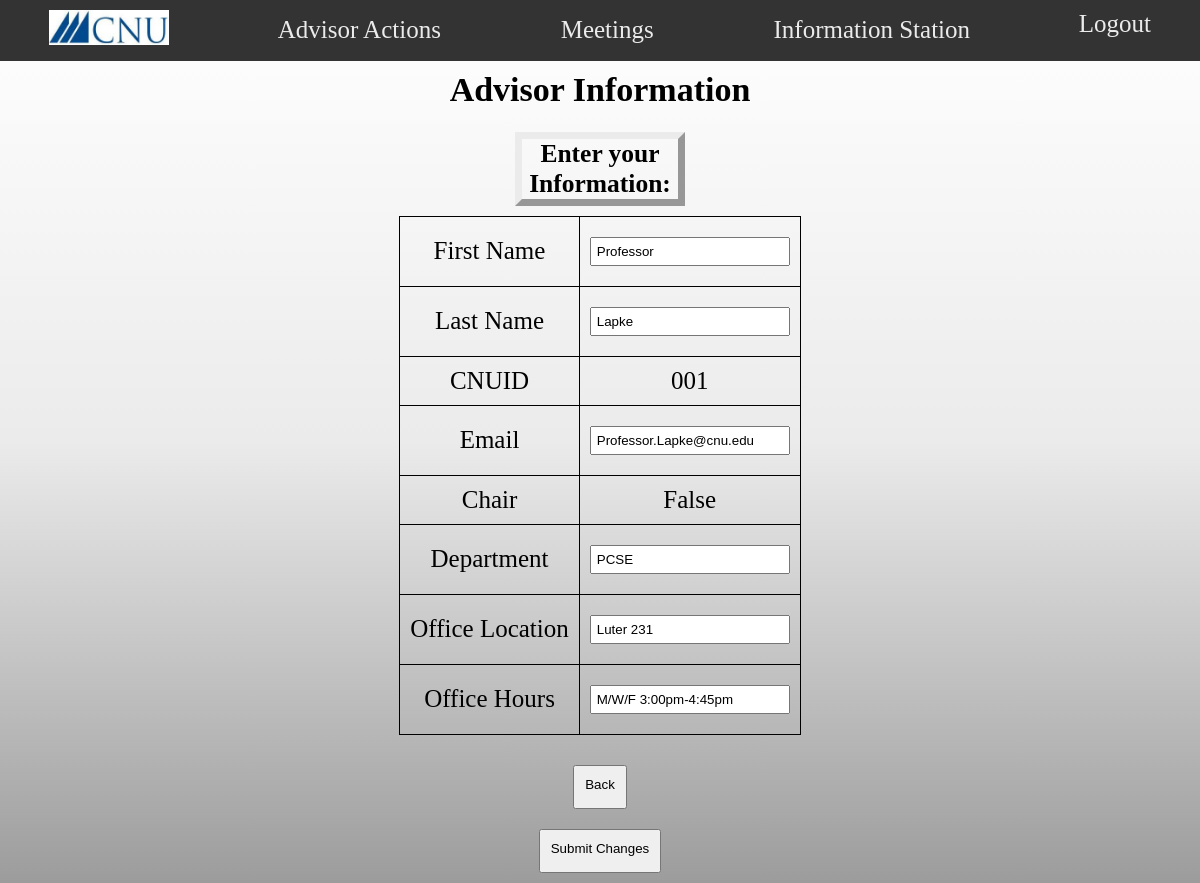
Screenshot of /webroot/advisor/advisor_info_edit.php (signed in) with the database file from the repository.
### tables this page shows
CREATE TABLE `advisor` (
  `Advisor_ID` varchar(11) NOT NULL,
  `Password` varchar(64) DEFAULT NULL,
  `First_Name` varchar(16) DEFAULT NULL,
  `Last_Name` varchar(16) DEFAULT NULL,
  `EmailAddress` varchar(32) DEFAULT NULL,
  `Role` varchar(32) DEFAULT 'unverifiedadvisor',
  `IsChair` tinyint(1) DEFAULT '0',
  `Department` varchar(45) DEFAULT NULL,
  `Office` varchar(15) DEFAULT NULL,
  `OfficeHours` varchar(300) DEFAULT NULL,
  PRIMARY KEY (`Advisor_ID`)
);

### webroot/advisor/advisor_info_edit.php (the view, shortened to what this page needs)
<?php
include "advisor_header.php";
$query = "SELECT * FROM advisor WHERE Advisor_ID = '$id'";
$result = mysqli_query($link, $query);
$advisorinfo = mysqli_fetch_assoc($result);
?>
<div class="wrapper">
    <h1>Advisor Information</h1>
    <h2>Enter your Information:</h2>
    <form action="<?php echo htmlspecialchars($_SERVER["PHP_SELF"]); ?>" method="post">
        <table style='font-size:25px'>
            <tr>
                <td>First Name</td>
                <td>
                    <input type="text" name="First_Name" value="<?php echo $advisorinfo["First_Name"]; ?>">
                </td>
            </tr>
            <tr>
                <td>Last Name</td>
                <td>
                    <input type="text" name="Last_Name" value="<?php echo $advisorinfo["Last_Name"]; ?>">
                </td>
            </tr>
			<tr>
                <td>CNUID</td>
                <td> <?php echo $advisorinfo["Advisor_ID"]; ?></td>
            </tr>
            <tr>
                <td>Email</td>
                <td>
                    <input type="text" name="Email" value="<?php echo $advisorinfo["EmailAddress"];?>">
                </td>
            </tr>
			 <tr>
                <td>Chair</td>
                <td>
                    <?php if($advisorinfo["IsChair"] == 0){echo "False";} else{echo "True";} ?>
                </td>
            </tr>
			<tr>
                <td>Department</td>
                <td>
                    <input type="text" name="Department" value="<?php echo $advisorinfo["Department"];?>">
                </td>
            </tr>
            <tr>
                <td>Office Location</td>
                <td>
                    <input type="text" name="Office" value="<?php echo $advisorinfo["Office"];?>">
                </td>
            </tr>
            <tr>
                <td>Office Hours</td>
                <td>
                    <input type="text" name="OfficeHours" value="<?php echo $advisorinfo["OfficeHours"]; ?>">
                </td>
            </tr>
        </table>
		<?php if($editResult) echo"<p style='text-align: center;'>" . "Successfully updated your information";?><br>
        <button class = "centeredbutton" formaction="advisor_info.php">Back</button>
		<br>
        <button class = "centeredbutton" formaction="advisor_info_edit.php">Submit Changes</button>
    </form>
</div>

### webroot/advisor/main.css (style rules this page uses)
* { box-sizing: border-box; }
html { min-height: 100%; }
body { min-height: 100%; background-image: linear-gradient(#ffffff 0%, #ebebeb 50%, #9c9c9c 100%); background-repeat: no-repeat; font-family: 'Times New Roman', Times, serif; font-size: 17px; margin: 0; text-align: center; overflow:auto; position:relative; }
h1 { text-align: center; margin-top: 10px; }
h2 { text-align: center; border: 7px outset #ebebeb; margin: auto; width: 170px; }
form { margin: 10px 20px; }
input { padding: 10px; display: block; padding: 5px; margin: 10px auto; width: 200px; }
table, tr, td { text-align: center; border: 1px solid #000000; border-collapse: collapse; }
table { margin: 10px auto 10px auto; padding: 10px; }
td { padding: 10px; }
.centeredbutton { text-align: center; display: block; margin: auto; padding: 10px; padding-bottom: 15px; }
@media (min-width:780px) { body { text-align: left; } }
@media (min-width:780px) { input, textarea, select { margin: 10px 0; } }

### rows the page displays
advisor: First_Name "Professor", Last_Name "Lapke", Advisor_ID "001", Email "Professor.Lapke@cnu.edu", Department "PCSE", Office "Luter 231", OfficeHours "M/W/F 3:00pm-4:45pm"
